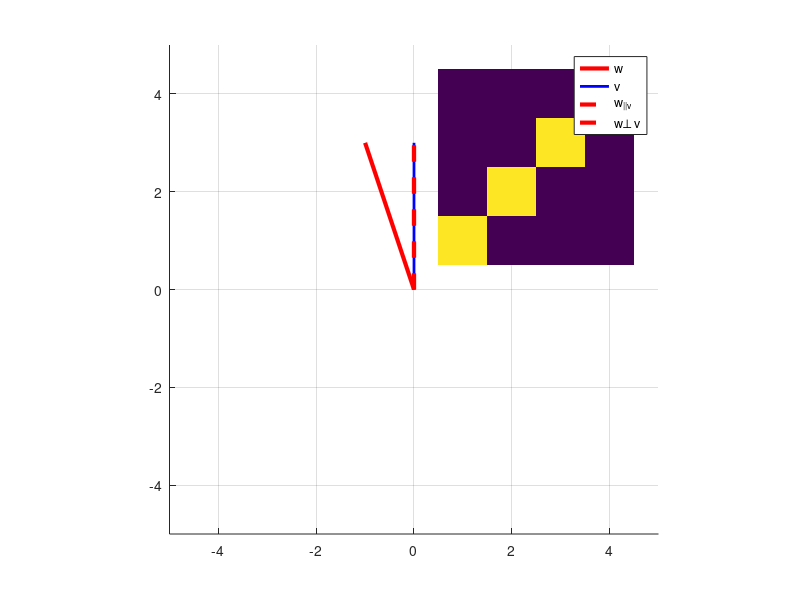

Source code (MATLAB):
%%
%118. decompose vector to orthogonal components
w = [-1 3]';
v = [0 3]';

%compute w-parallel-to-v
beta = sum(w.*v) / (v'*v);
w_par_v = beta*v;

%compute w-orthogonal-to-v
w_perp_v = w -w_par_v;

%confirm results algebraically sum to w, orthogonal components
(w_par_v + w_perp_v) - w
w_par_v'*w_perp_v

%plot 
figure(1), clf, hold on
plot([0 w(1)],[0 w(2)], 'r', 'linew',3)
plot([0 v(1)],[0 v(2)], 'b', 'linew',2)

plot([0 w_par_v(1)],[0 w_par_v(2)],'r--','linew',3)
plot([0 w_par_v(1)],[0 w_par_v(2)],'r--','linew',3)

legend({'w';'v';'w_{||v}';'w{\perp v}'})
axis([-1 1 -1 1]*5)
axis square
grid on
%%
% 122.Gram-Schmidt algorithm

m = 4;
n = 4;
A = randn(m,n);
Q = zeros(m,n);

%loop over the columns
for i = 1 : n
    
    Q(:,i) = A(:,i);
    a = A(:,i);
    
    %orthogonalize the ith column in Q relative to the previous columns in
    %A
    for j = 1 : i - 1
        q = Q(: , j);
        Q(: , i) = Q(:, i) - (a'*q / (q'*q)) *q;
    end
    
    %normalize the ith column of Q
    Q(:, i) = Q(:, i) / norm(Q(:, i));
end

imagesc(Q' *Q)
[Q2,R] = qr(A);
Q2
Q
%%
% 124.inverse via QR
%gernerate a large matrix and invert using QR and inv()
x = 100;
O = randn(x);

Oi = inv(O);

[Q,R] = qr(O);
OiQR1 = inv(R)*Q';
OiQR2 = R\Q';

[ Oi(:) OiQR1(:) OiQR2(:) ]; 
%%
% 126. A^TA = R^TR (R from QR)
m =10;
n = 4;
A = randn(m,n);

[Q,R] = qr(A);

A'*A - R'*R
Q'*Q
%%
